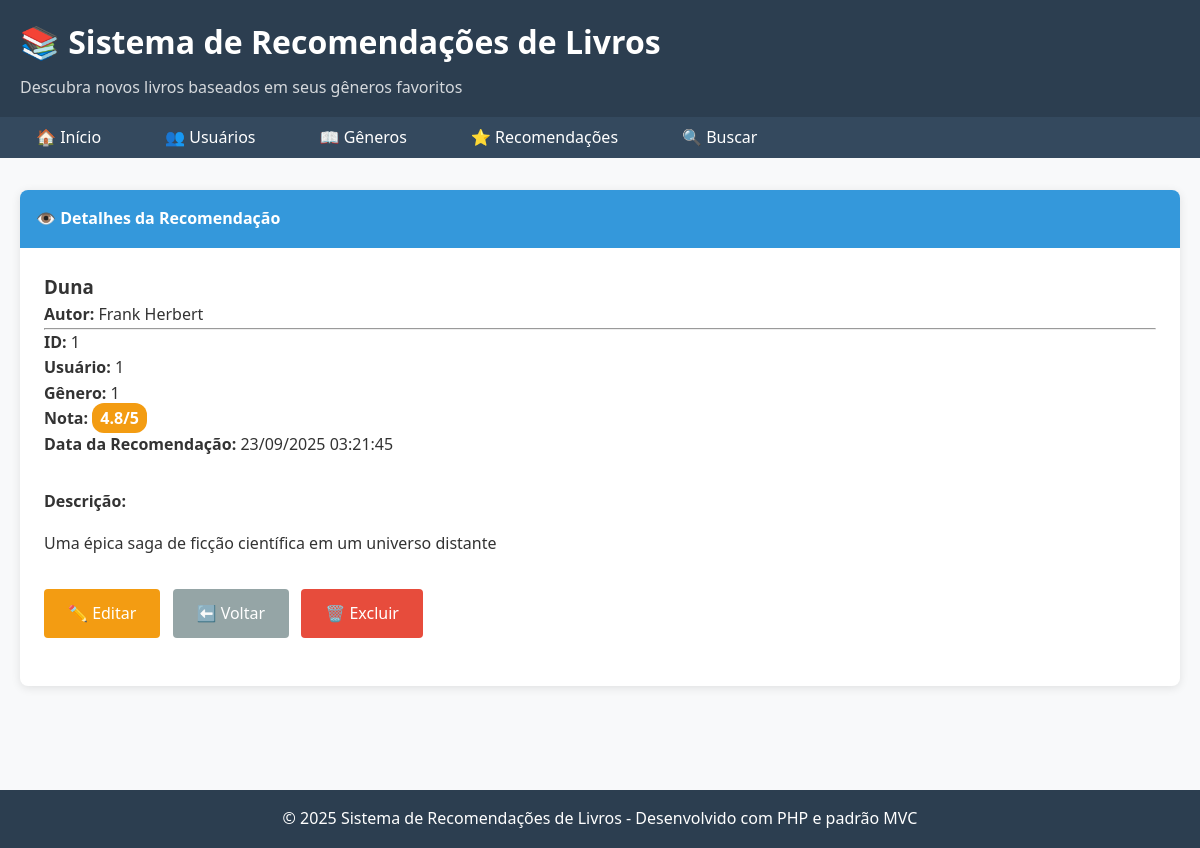
The page /recomendacoes/visualizar/1 on the database its author committed.
### tables this page shows
CREATE TABLE recomendacoes (
    id INT AUTO_INCREMENT PRIMARY KEY,
    usuario_id INT,
    genero_id INT,
    livro_recomendado VARCHAR(150) NOT NULL,
    autor VARCHAR(100),
    descricao TEXT,
    nota DECIMAL(3,2) DEFAULT 0.00,
    data_recomendacao TIMESTAMP DEFAULT CURRENT_TIMESTAMP,
    FOREIGN KEY (usuario_id) REFERENCES usuarios(id) ON DELETE CASCADE,
    FOREIGN KEY (genero_id) REFERENCES generos(id) ON DELETE CASCADE
);

### app/Controllers/RecomendacaoController.php (called while the page is built, shortened)
<?php
class RecomendacaoController extends Controller {
    private $recomendacaoService;
    public function __construct() {
        $this->recomendacaoService = new RecomendacaoService();
    }
    public function visualizar($id) {
        try {
            $recomendacao = $this->recomendacaoService->buscarRecomendacao($id);
            $this->render('recomendacao/visualizar', [
                'recomendacao' => $recomendacao,
                'success_message' => $this->getSuccessMessage(),
                'error_message' => $this->getErrorMessage()
            ]);
        } catch (Exception $e) {
            $this->setErrorMessage($e->getMessage());
            $this->redirect('/recomendacoes');
        }
    }
}
?>

### index.php (called while the page is built, shortened)
<?php
require_once dirname(__DIR__) . '/core/Autoload.php';
require_once dirname(__DIR__) . '/routes/Router.php';
$router = new Router();
$router->get('/', 'Home', 'index');
$router->get('/buscar', 'Home', 'buscar');
$router->get('/usuarios', 'Usuario', 'index');
$router->get('/usuarios/criar', 'Usuario', 'criar');
$router->post('/usuarios/salvar', 'Usuario', 'salvar');
$router->get('/usuarios/editar/{id}', 'Usuario', 'editar');
$router->post('/usuarios/atualizar/{id}', 'Usuario', 'atualizar');
$router->get('/usuarios/remover/{id}', 'Usuario', 'remover');
$router->get('/usuarios/visualizar/{id}', 'Usuario', 'visualizar');
$router->get('/generos', 'Genero', 'index');
$router->get('/generos/criar', 'Genero', 'criar');
$router->post('/generos/salvar', 'Genero', 'salvar');
$router->get('/generos/editar/{id}', 'Genero', 'editar');
$router->post('/generos/atualizar/{id}', 'Genero', 'atualizar');
$router->get('/generos/remover/{id}', 'Genero', 'remover');
$router->get('/generos/visualizar/{id}', 'Genero', 'visualizar');
$router->get('/recomendacoes', 'Recomendacao', 'index');
$router->get('/recomendacoes/criar', 'Recomendacao', 'criar');
$router->post('/recomendacoes/salvar', 'Recomendacao', 'salvar');
$router->get('/recomendacoes/editar/{id}', 'Recomendacao', 'editar');
$router->post('/recomendacoes/atualizar/{id}', 'Recomendacao', 'atualizar');
$router->get('/recomendacoes/remover/{id}', 'Recomendacao', 'remover');
$router->get('/recomendacoes/visualizar/{id}', 'Recomendacao', 'visualizar');
try {
    $router->dispatch();
} catch (Exception $e) {
    http_response_code(500);
    echo "<h1>Erro interno do servidor</h1>";
    echo "<p>" . htmlspecialchars($e->getMessage()) . "</p>";
    if (true) {
        echo "<pre>" . htmlspecialchars($e->getTraceAsString()) . "</pre>";
    }
}
?>

### core/Autoload.php (called while the page is built, shortened)
<?php
class Autoload {
    public static function load($className) {
        $baseDir = dirname(__DIR__) . '/';
        $directories = [
            'app/Models/',
            'app/Controllers/',
            'app/DAO/',
            'app/Services/',
            'core/',
            'core/Database/'
        ];
        foreach ($directories as $directory) {
            $file = $baseDir . $directory . $className . '.php';
            if (file_exists($file)) {
                return;
            }
        }
    }
}
?>

### config/config.php (called while the page is built, shortened)
<?php
class Config {
    public static function getDSN() {
        return "mysql:host=" . self::DB_HOST . ";dbname=" . self::DB_NAME . ";charset=" . self::DB_CHARSET;
    }
    public static function getPDOOptions() {
        return [
            PDO::ATTR_ERRMODE => PDO::ERRMODE_EXCEPTION,
            PDO::ATTR_DEFAULT_FETCH_MODE => PDO::FETCH_ASSOC,
            PDO::ATTR_EMULATE_PREPARES => false,
        ];
    }
}
?>

### core/Database/MysqlSingleton.php (called while the page is built, shortened)
<?php
require_once dirname(__DIR__, 2) . '/config/config.php';
class MysqlSingleton {
    private static $instance = null;
    private $connection;
    private function __construct() {
        try {
            $this->connection = new PDO(
                Config::getDSN(),
                Config::DB_USER,
                Config::DB_PASS,
                Config::getPDOOptions()
            );
        } catch (PDOException $e) {
            throw new Exception("Erro na conexão com o banco de dados: " . $e->getMessage());
        }
    }
    public static function getInstance() {
        if (self::$instance === null) {
            self::$instance = new self();
        }
        return self::$instance;
    }
    public function query($sql, $params = []) {
        try {
            $stmt = $this->connection->prepare($sql);
            $stmt->execute($params);
            return $stmt;
        } catch (PDOException $e) {
            throw new Exception("Erro na execução da query: " . $e->getMessage());
        }
    }
}
?>

### app/Services/RecomendacaoService.php (called while the page is built, shortened)
<?php
class RecomendacaoService {
    private $recomendacaoDAO;
    public function __construct() {
        $this->recomendacaoDAO = new RecomendacaoDAO();
    }
    public function buscarRecomendacao($id) {
        $recomendacao = $this->recomendacaoDAO->buscarPorId($id);
        return $recomendacao;
    }
}
?>

### app/DAO/RecomendacaoDAO.php (called while the page is built, shortened)
<?php
class RecomendacaoDAO implements IRecomendacaoDAO {
    private $db;
    public function __construct() {
        $this->db = MysqlSingleton::getInstance();
    }
    public function buscarPorId($id) {
        $sql = "SELECT * FROM recomendacoes WHERE id = ?";
        $stmt = $this->db->query($sql, [$id]);
        $data = $stmt->fetch();
        if ($data) {
            return Recomendacao::fromArray($data);
        }
        return null;
    }
}
?>

### app/Models/Recomendacao.php (called while the page is built, shortened)
<?php
class Recomendacao {
    private $id;
    private $usuarioId;
    private $generoId;
    private $livroRecomendado;
    private $autor;
    private $descricao;
    private $nota;
    private $dataRecomendacao;
    public function __construct($id = null, $usuarioId = null, $generoId = null, $livroRecomendado = null,
                               $autor = null, $descricao = null, $nota = null, $dataRecomendacao = null) {
        $this->id = $id;
        $this->usuarioId = $usuarioId;
        $this->generoId = $generoId;
        $this->livroRecomendado = $livroRecomendado;
        $this->autor = $autor;
        $this->descricao = $descricao;
        $this->nota = $nota;
        $this->dataRecomendacao = $dataRecomendacao;
    }
    public function getId() {
        return $this->id;
    }
    public function getUsuarioId() {
        return $this->usuarioId;
    }
    public function getGeneroId() {
        return $this->generoId;
    }
    public function getLivroRecomendado() {
        return $this->livroRecomendado;
    }
    public function getAutor() {
        return $this->autor;
    }
    public function getDescricao() {
        return $this->descricao;
    }
    public function getNota() {
        return $this->nota;
    }
    public function getDataRecomendacao() {
        return $this->dataRecomendacao;
    }
    public static function fromArray($data) {
        return new self(
            $data['id'] ?? null,
            $data['usuario_id'] ?? null,
            $data['genero_id'] ?? null,
            $data['livro_recomendado'] ?? null,
            $data['autor'] ?? null,
            $data['descricao'] ?? null,
            $data['nota'] ?? null,
            $data['data_recomendacao'] ?? null
        );
    }
}
?>

### app/Views/recomendacao/visualizar.php (the view)
<?php include dirname(__DIR__) . '/layout/header.php'; ?>
<div class="card">
    <div class="card-header">
        👁️ Detalhes da Recomendação
    </div>
    <div class="card-body">
        <div class="row">
            <div class="col-md-8">
                <h3><?= htmlspecialchars($recomendacao->getLivroRecomendado()) ?></h3>
                <?php if ($recomendacao->getAutor()): ?>
                    <p class="text-muted"><strong>Autor:</strong> <?= htmlspecialchars($recomendacao->getAutor()) ?></p>
                <?php endif; ?>
                <hr>
                <p><strong>ID:</strong> <?= $recomendacao->getId() ?></p>
                <p><strong>Usuário:</strong> <?= htmlspecialchars($recomendacao->getUsuarioId()) ?></p>
                <p><strong>Gênero:</strong> <?= htmlspecialchars($recomendacao->getGeneroId()) ?></p>
                <?php if ($recomendacao->getNota() > 0): ?>
                    <p><strong>Nota:</strong> <span class="nota"><?= number_format($recomendacao->getNota(), 1) ?>/5</span></p>
                <?php endif; ?>
                <p><strong>Data da Recomendação:</strong> <?= date('d/m/Y H:i:s', strtotime($recomendacao->getDataRecomendacao())) ?></p>
                <?php if ($recomendacao->getDescricao()): ?>
                    <div class="mt-4">
                        <strong>Descrição:</strong>
                        <div class="border p-3 bg-light mt-2">
                            <?= nl2br(htmlspecialchars($recomendacao->getDescricao())) ?>
                        </div>
                    </div>
                <?php endif; ?>
            </div>
        </div>
        <div class="form-group mt-4">
            <a href="/recomendacoes/editar/<?= $recomendacao->getId() ?>" class="btn btn-warning">✏️ Editar</a>
            <a href="/recomendacoes" class="btn btn-secondary">⬅️ Voltar</a>
            <a href="javascript:void(0)"
               onclick="confirmarExclusao('<?= htmlspecialchars($recomendacao->getLivroRecomendado()) ?>', '/recomendacoes/remover/<?= $recomendacao->getId() ?>')"
               class="btn btn-danger">🗑️ Excluir</a>
        </div>
    </div>
</div>
<?php include dirname(__DIR__) . '/layout/footer.php'; ?>

### routes/Router.php (shortened to what this page needs)
<?php
class Router {
    private $routes = [];
    private function addRoute($httpMethod, $path, $controller, $method) {
        $this->routes[] = [
            'method' => $httpMethod,
            'path' => $path,
            'controller' => $controller,
            'action' => $method
        ];
    }
    public function dispatch() {
        $requestMethod = $_SERVER['REQUEST_METHOD'];
        $requestUri = $_SERVER['REQUEST_URI'];
        $requestUri = strtok($requestUri, '?');
        $scriptName = dirname($_SERVER['SCRIPT_NAME']);
        if ($scriptName !== '/') {
            $requestUri = str_replace($scriptName, '', $requestUri);
        }
        foreach ($this->routes as $route) {
            if ($route['method'] === $requestMethod && $this->matchPath($route['path'], $requestUri)) {
                $this->callController($route['controller'], $route['action'], $requestUri, $route['path']);
                return;
            }
        }
    }
    private function matchPath($routePath, $requestUri) {
        $pattern = preg_replace('/\{[^}]+\}/', '([^/]+)', $routePath);
        $pattern = '#^' . $pattern . '$#';
        return preg_match($pattern, $requestUri);
    }
    private function callController($controllerName, $method, $requestUri, $routePath) {
        $controller = new $controllerClass();
        $params = $this->extractParams($routePath, $requestUri);
        call_user_func_array([$controller, $method], $params);
    }
    private function extractParams($routePath, $requestUri) {
        $routeParts = explode('/', trim($routePath, '/'));
        $uriParts = explode('/', trim($requestUri, '/'));
        $params = [];
        for ($i = 0; $i < count($routeParts); $i++) {
            if (isset($routeParts[$i]) && preg_match('/\{([^}]+)\}/', $routeParts[$i])) {
                $params[] = $uriParts[$i] ?? null;
            }
        }
        return $params;
    }
}
?>

### app/Views/layout/header.php (shortened to what this page needs)
<!DOCTYPE html>
<html lang="pt-BR">
<head>
    <link rel="stylesheet" href="/css/style.css">
</head>
<body>
    <header class="header">
        <div class="container">
            <h1>📚 Sistema de Recomendações de Livros</h1>
            <p>Descubra novos livros baseados em seus gêneros favoritos</p>
        </div>
    </header>
    <nav class="nav">
        <div class="container">
            <ul>
                <li><a href="/">🏠 Início</a></li>
                <li><a href="/usuarios">👥 Usuários</a></li>
                <li><a href="/generos">📖 Gêneros</a></li>
                <li><a href="/recomendacoes">⭐ Recomendações</a></li>
                <li><a href="/buscar">🔍 Buscar</a></li>
            </ul>
        </div>
    </nav>
    <main class="main">
        <div class="container">

### app/Views/layout/footer.php (shortened to what this page needs)
        </div>
    </main>
    <footer class="footer">
        <div class="container">
            <p>&copy; <?= date('Y') ?> Sistema de Recomendações de Livros - Desenvolvido com PHP e padrão MVC</p>
        </div>
    </footer>
</body>
</html>

### style.css (style rules this page uses)
* { margin: 0; padding: 0; box-sizing: border-box; }
body { font-family: 'Segoe UI', Tahoma, Geneva, Verdana, sans-serif; line-height: 1.6; color: #333; background-color: #f8f9fa; }
.container { max-width: 1200px; margin: 0 auto; padding: 0 20px; }
.header { background-color: #2c3e50; color: white; padding: 1rem 0; box-shadow: 0 2px 4px rgba(0,0,0,0.1); }
.header h1 { margin-bottom: 0.5rem; }
.header p { opacity: 0.8; }
.nav { background-color: #34495e; padding: 0.5rem 0; }
.nav ul { list-style: none; display: flex; flex-wrap: wrap; }
.nav li { margin-right: 2rem; }
.nav a { color: white; text-decoration: none; padding: 0.5rem 1rem; border-radius: 4px; transition: background-color 0.3s; }
.main { padding: 2rem 0; min-height: calc(100vh - 200px); }
.card { background: white; border-radius: 8px; box-shadow: 0 2px 10px rgba(0,0,0,0.1); margin-bottom: 2rem; overflow: hidden; }
.card-header { background-color: #3498db; color: white; padding: 1rem; font-weight: bold; }
.card-body { padding: 1.5rem; }
.form-group { margin-bottom: 1rem; }
.btn { display: inline-block; padding: 0.75rem 1.5rem; border: none; border-radius: 4px; text-decoration: none; cursor: pointer; font-size: 1rem; transition: all 0.3s; margin-right: 0.5rem; margin-bottom: 0.5rem; }
.btn-warning { background-color: #f39c12; color: white; }
.btn-danger { background-color: #e74c3c; color: white; }
.btn-secondary { background-color: #95a5a6; color: white; }
.nota { background-color: #f39c12; color: white; padding: 0.25rem 0.5rem; border-radius: 12px; font-weight: bold; }
.footer { background-color: #2c3e50; color: white; text-align: center; padding: 1rem 0; margin-top: 2rem; }
.mt-2 { margin-top: 1rem; }
.mt-4 { margin-top: 2rem; }

### rows shown on the page
recomendacoes: livro_recomendado "Duna", autor "Frank Herbert", id "1", usuario "1", genero "1", nota "4.8", data_recomendacao "23/09/2025 03:21:45", descricao "Uma épica saga de ficção científica em um universo distante"
